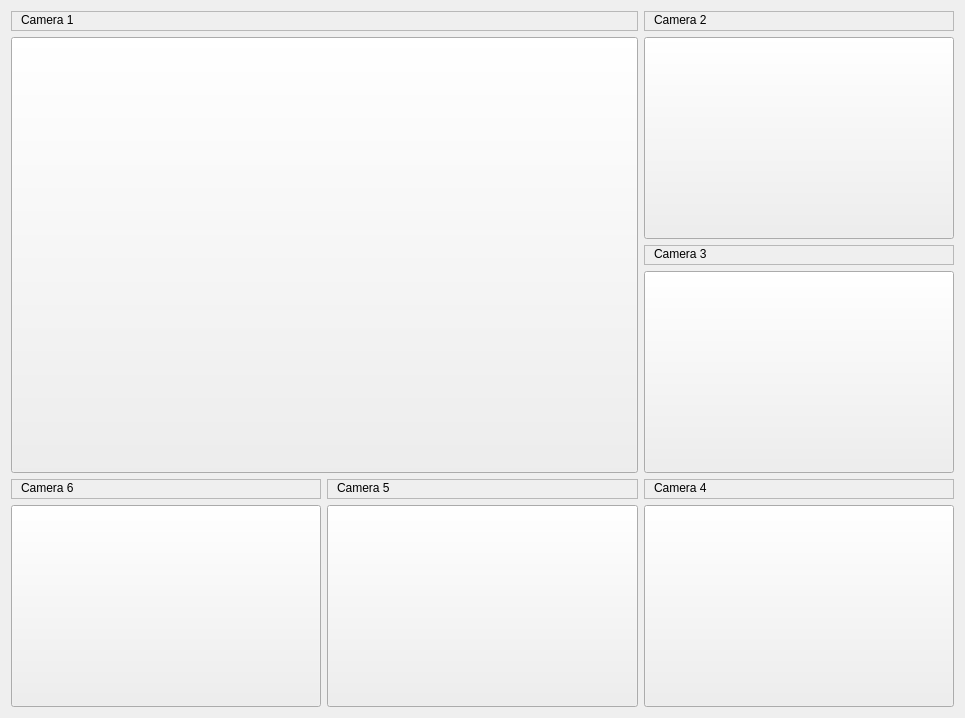
<?xml version="1.0" encoding="UTF-8"?>
<ui version="4.0">
 <class>cameraDisplayOption</class>
 <widget class="QWidget" name="cameraDisplayOption">
  <property name="geometry">
   <rect>
    <x>0</x>
    <y>0</y>
    <width>965</width>
    <height>718</height>
   </rect>
  </property>
  <property name="windowTitle">
   <string>Form</string>
  </property>
  <property name="statusTip">
   <string>Allows the user to monitorize different cameras and select the main camera.</string>
  </property>
  <layout class="QGridLayout" name="gridLayout">
   <item row="0" column="0" colspan="2">
    <widget class="QFrame" name="frame_camera1">
     <property name="sizePolicy">
      <sizepolicy hsizetype="Preferred" vsizetype="Minimum">
       <horstretch>0</horstretch>
       <verstretch>0</verstretch>
      </sizepolicy>
     </property>
     <property name="maximumSize">
      <size>
       <width>16777215</width>
       <height>20</height>
      </size>
     </property>
     <property name="frameShape">
      <enum>QFrame::StyledPanel</enum>
     </property>
     <property name="frameShadow">
      <enum>QFrame::Raised</enum>
     </property>
     <widget class="QLabel" name="title_camera1">
      <property name="geometry">
       <rect>
        <x>10</x>
        <y>0</y>
        <width>67</width>
        <height>17</height>
       </rect>
      </property>
      <property name="text">
       <string>Camera 1</string>
      </property>
     </widget>
    </widget>
   </item>
   <item row="0" column="2">
    <widget class="QFrame" name="frame_camera2">
     <property name="sizePolicy">
      <sizepolicy hsizetype="Preferred" vsizetype="Minimum">
       <horstretch>0</horstretch>
       <verstretch>0</verstretch>
      </sizepolicy>
     </property>
     <property name="maximumSize">
      <size>
       <width>16777215</width>
       <height>20</height>
      </size>
     </property>
     <property name="frameShape">
      <enum>QFrame::StyledPanel</enum>
     </property>
     <property name="frameShadow">
      <enum>QFrame::Raised</enum>
     </property>
     <widget class="QLabel" name="title_camera2">
      <property name="geometry">
       <rect>
        <x>10</x>
        <y>0</y>
        <width>67</width>
        <height>17</height>
       </rect>
      </property>
      <property name="text">
       <string>Camera 2</string>
      </property>
     </widget>
    </widget>
   </item>
   <item row="1" column="0" rowspan="3" colspan="2">
    <widget class="QPushButton" name="image_camera1">
     <property name="sizePolicy">
      <sizepolicy hsizetype="Preferred" vsizetype="Preferred">
       <horstretch>0</horstretch>
       <verstretch>0</verstretch>
      </sizepolicy>
     </property>
     <property name="focusPolicy">
      <enum>Qt::NoFocus</enum>
     </property>
     <property name="text">
      <string/>
     </property>
     <property name="checkable">
      <bool>false</bool>
     </property>
     <property name="autoDefault">
      <bool>false</bool>
     </property>
     <property name="default">
      <bool>false</bool>
     </property>
     <property name="flat">
      <bool>false</bool>
     </property>
    </widget>
   </item>
   <item row="1" column="2">
    <widget class="QPushButton" name="image_camera2">
     <property name="sizePolicy">
      <sizepolicy hsizetype="Preferred" vsizetype="Preferred">
       <horstretch>0</horstretch>
       <verstretch>0</verstretch>
      </sizepolicy>
     </property>
     <property name="focusPolicy">
      <enum>Qt::NoFocus</enum>
     </property>
     <property name="autoFillBackground">
      <bool>false</bool>
     </property>
     <property name="text">
      <string/>
     </property>
     <property name="checkable">
      <bool>false</bool>
     </property>
     <property name="autoDefault">
      <bool>false</bool>
     </property>
     <property name="default">
      <bool>false</bool>
     </property>
    </widget>
   </item>
   <item row="2" column="2">
    <widget class="QFrame" name="frame_camera3">
     <property name="sizePolicy">
      <sizepolicy hsizetype="Preferred" vsizetype="Minimum">
       <horstretch>0</horstretch>
       <verstretch>0</verstretch>
      </sizepolicy>
     </property>
     <property name="maximumSize">
      <size>
       <width>16777215</width>
       <height>20</height>
      </size>
     </property>
     <property name="frameShape">
      <enum>QFrame::StyledPanel</enum>
     </property>
     <property name="frameShadow">
      <enum>QFrame::Raised</enum>
     </property>
     <widget class="QLabel" name="title_camera3">
      <property name="geometry">
       <rect>
        <x>10</x>
        <y>0</y>
        <width>67</width>
        <height>17</height>
       </rect>
      </property>
      <property name="text">
       <string>Camera 3</string>
      </property>
     </widget>
    </widget>
   </item>
   <item row="3" column="2">
    <widget class="QPushButton" name="image_camera3">
     <property name="sizePolicy">
      <sizepolicy hsizetype="Preferred" vsizetype="Preferred">
       <horstretch>0</horstretch>
       <verstretch>0</verstretch>
      </sizepolicy>
     </property>
     <property name="focusPolicy">
      <enum>Qt::NoFocus</enum>
     </property>
     <property name="text">
      <string/>
     </property>
     <property name="checkable">
      <bool>false</bool>
     </property>
     <property name="autoDefault">
      <bool>false</bool>
     </property>
     <property name="default">
      <bool>false</bool>
     </property>
     <property name="flat">
      <bool>false</bool>
     </property>
    </widget>
   </item>
   <item row="4" column="0">
    <widget class="QFrame" name="frame_camera6">
     <property name="sizePolicy">
      <sizepolicy hsizetype="Preferred" vsizetype="Minimum">
       <horstretch>0</horstretch>
       <verstretch>0</verstretch>
      </sizepolicy>
     </property>
     <property name="maximumSize">
      <size>
       <width>16777215</width>
       <height>20</height>
      </size>
     </property>
     <property name="frameShape">
      <enum>QFrame::StyledPanel</enum>
     </property>
     <property name="frameShadow">
      <enum>QFrame::Raised</enum>
     </property>
     <widget class="QLabel" name="title_camera6">
      <property name="geometry">
       <rect>
        <x>10</x>
        <y>0</y>
        <width>67</width>
        <height>17</height>
       </rect>
      </property>
      <property name="text">
       <string>Camera 6</string>
      </property>
     </widget>
    </widget>
   </item>
   <item row="4" column="1">
    <widget class="QFrame" name="frame_camera5">
     <property name="sizePolicy">
      <sizepolicy hsizetype="Preferred" vsizetype="Minimum">
       <horstretch>0</horstretch>
       <verstretch>0</verstretch>
      </sizepolicy>
     </property>
     <property name="maximumSize">
      <size>
       <width>16777215</width>
       <height>20</height>
      </size>
     </property>
     <property name="frameShape">
      <enum>QFrame::StyledPanel</enum>
     </property>
     <property name="frameShadow">
      <enum>QFrame::Raised</enum>
     </property>
     <widget class="QLabel" name="title_camera5">
      <property name="geometry">
       <rect>
        <x>10</x>
        <y>0</y>
        <width>67</width>
        <height>17</height>
       </rect>
      </property>
      <property name="text">
       <string>Camera 5</string>
      </property>
     </widget>
    </widget>
   </item>
   <item row="4" column="2">
    <widget class="QFrame" name="frameCamera4">
     <property name="sizePolicy">
      <sizepolicy hsizetype="Preferred" vsizetype="Minimum">
       <horstretch>0</horstretch>
       <verstretch>0</verstretch>
      </sizepolicy>
     </property>
     <property name="maximumSize">
      <size>
       <width>16777215</width>
       <height>20</height>
      </size>
     </property>
     <property name="frameShape">
      <enum>QFrame::StyledPanel</enum>
     </property>
     <property name="frameShadow">
      <enum>QFrame::Raised</enum>
     </property>
     <widget class="QLabel" name="title_camera4">
      <property name="geometry">
       <rect>
        <x>10</x>
        <y>0</y>
        <width>67</width>
        <height>17</height>
       </rect>
      </property>
      <property name="text">
       <string>Camera 4</string>
      </property>
     </widget>
    </widget>
   </item>
   <item row="5" column="0">
    <widget class="QPushButton" name="image_camera6">
     <property name="sizePolicy">
      <sizepolicy hsizetype="Preferred" vsizetype="Preferred">
       <horstretch>0</horstretch>
       <verstretch>0</verstretch>
      </sizepolicy>
     </property>
     <property name="focusPolicy">
      <enum>Qt::NoFocus</enum>
     </property>
     <property name="text">
      <string/>
     </property>
     <property name="checkable">
      <bool>false</bool>
     </property>
     <property name="autoDefault">
      <bool>false</bool>
     </property>
     <property name="default">
      <bool>false</bool>
     </property>
     <property name="flat">
      <bool>false</bool>
     </property>
    </widget>
   </item>
   <item row="5" column="1">
    <widget class="QPushButton" name="image_camera5">
     <property name="sizePolicy">
      <sizepolicy hsizetype="Preferred" vsizetype="Preferred">
       <horstretch>0</horstretch>
       <verstretch>0</verstretch>
      </sizepolicy>
     </property>
     <property name="focusPolicy">
      <enum>Qt::NoFocus</enum>
     </property>
     <property name="text">
      <string/>
     </property>
     <property name="checkable">
      <bool>false</bool>
     </property>
     <property name="autoDefault">
      <bool>false</bool>
     </property>
     <property name="default">
      <bool>false</bool>
     </property>
     <property name="flat">
      <bool>false</bool>
     </property>
    </widget>
   </item>
   <item row="5" column="2">
    <widget class="QPushButton" name="image_camera4">
     <property name="sizePolicy">
      <sizepolicy hsizetype="Preferred" vsizetype="Preferred">
       <horstretch>0</horstretch>
       <verstretch>0</verstretch>
      </sizepolicy>
     </property>
     <property name="focusPolicy">
      <enum>Qt::NoFocus</enum>
     </property>
     <property name="text">
      <string/>
     </property>
     <property name="checkable">
      <bool>false</bool>
     </property>
     <property name="autoDefault">
      <bool>false</bool>
     </property>
     <property name="default">
      <bool>false</bool>
     </property>
     <property name="flat">
      <bool>false</bool>
     </property>
    </widget>
   </item>
  </layout>
 </widget>
 <resources/>
 <connections/>
</ui>
